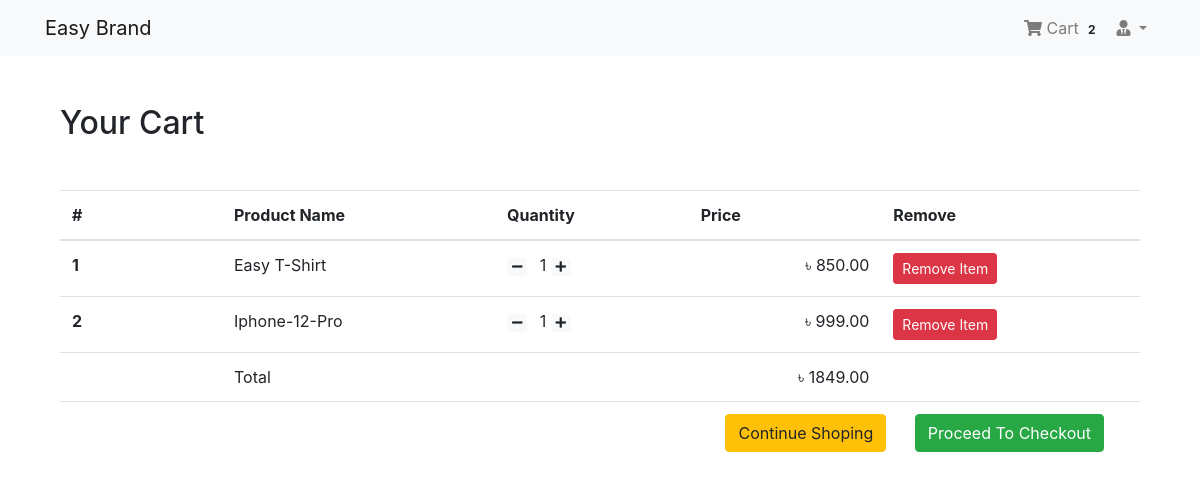
The app's page /shop/cart/ (signed in) with its own data.
### login_app/models.py (models this page shows, shortened)
class User(AbstractBaseUser, PermissionsMixin):
    email = models.EmailField(null=False, unique=True)
    is_staff = models.BooleanField(
        ugettext_lazy('staff status'),
        default = False,
        help_text = ugettext_lazy('Designets whether the user can log in this site')
        )
    is_active = models.BooleanField(
        ugettext_lazy('active'),
        default = True,
        help_text = ugettext_lazy('Designets whether this user should be treated is active. Unselect tis instead of deleted Accounts. ')
        )
    USERNAME_FIELD = 'email'
    object = MyUserManager()

### order_app/models.py (models this page shows, shortened)
class Order(models.Model):
    orderitems = models.ManyToManyField(Cart)
    user = models.ForeignKey(settings.AUTH_USER_MODEL, on_delete=models.CASCADE)
    ordered = models.BooleanField(default=False)
    created = models.DateTimeField(auto_now_add=True)
    paymentId = models.CharField(max_length=264, blank=True, null=True)
    orderId = models.CharField(max_length=264, blank=True, null=True)
    def get_totals(self):
        total = 0
        for order_item in self.orderitems.all():
            total += float(order_item.get_total())
        return total

class Cart(models.Model):
    user = models.ForeignKey(settings.AUTH_USER_MODEL, on_delete=models.CASCADE, related_name='cart')
    item = models.ForeignKey(Product, on_delete=models.CASCADE)
    quantity = models.IntegerField(default=1)
    purchase = models.BooleanField(default=False)
    created = models.DateTimeField(auto_now_add=True)
    updated = models.DateTimeField(auto_now=True)
    def get_total(self):
        total = self.item.price * self.quantity
        float_total = format(total, '0.2f')
        return float_total

### shop_app/models.py (models this page shows, shortened)
class Product(models.Model):
    mainimage = models.ImageField(upload_to='products')
    name = models.CharField(max_length=264)
    category = models.ForeignKey(Category,on_delete=models.CASCADE, related_name='category')
    preview_text = models.TextField(max_length=200, verbose_name='Preview_text')
    detail_text = models.TextField(max_length=1000, verbose_name = 'Description')
    price = models.FloatField()
    old_price = models.FloatField(default=0.00)
    created = models.DateTimeField(auto_now_add=True)
    class Meta:
        ordering = ['-created']

### order_app/views.py (the view)
# urls.py: path('cart/', views.cart_view, name='cart'),
@login_required
def cart_view(request):
    carts = Cart.objects.filter(user=request.user, purchase = False)
    orders = Order.objects.filter(user=request.user, ordered = False)
    if carts.exists() and orders.exists():
        order = orders[0]
        return render(request, 'order_app/cart.html', context={'carts': carts, 'order': order})
    else:
        messages.warning(request, "you don't have any item in your cart.")
        return redirect('shop_app:home')

### order_app/templatetags/cart_tag.py (called while the page is built)
@register.filter
def cart_total(user):
    order = Order.objects.filter(user=user, ordered = False)
    if order.exists():
        return order[0].orderitems.count()
    else:
        return 0

### templates/order_app/cart.html
{% extends 'base.html'%}
{% block body_block %}
<div class="container my-5">
  <div class="my-5">
    <h2>Your Cart</h2>
  </div>
  <table class="table table-hover">
    <thead>
      <tr>
        <th scope="col" width="15%">#</th>
        <th scope="col">Product Name</th>
        <th scope="col">Quantity</th>
        <th scope="col" align="right">Price</th>
        <th scope="col">Remove</th>
      </tr>
    </thead>
    <tbody>
      {% for cart in carts %}
        <tr>
          <th scope="row">{{ forloop.counter }}</th>
          <td>{{cart.item.name}}</td>
          <td>
            <a href="{% url 'order_app:decrease' pk=cart.item.pk%}" class="mr-2"><span class = "badge badge-light"><i class="fas fa-minus"></i></span></a>
            {{cart.quantity}}
            <a href="{% url 'order_app:increase' pk=cart.item.pk%}" class="mr-2"><span class = "badge badge-light"><i class="fas fa-plus"></i></span></a>
          </td>
          <td align="right">&#2547; {{cart.get_total}}</td>
          <td><a href="{% url 'order_app:remove' pk=cart.item.pk %}" class="btn btn-danger btn-sm">Remove Item</a></td>
        </tr>
      {% endfor %}
      <tr>
        <th scope="row"></th>
        <td colspan="2">Total</td>
        <td align="right">&#2547; {{order.get_totals | floatformat:2}}</td>
        <td></td>
      </tr>
      <tr>
        <th scope="row"></th>
        <td colspan="4" class="text-right">
          <a href="{% url 'shop_app:home'%}" class="btn btn-warning mr-4">Continue Shoping</a>
          <a href="{% url 'payment_app:checkout' %}" class="btn btn-success mr-4">Proceed To Checkout</a>
        </td>
      </tr>
    </tbody>
  </table>
</div>
{% endblock %}

### templates/nav.html (shortened to what this page needs)
{% load cart_tag %}
<nav class="navbar navbar-expand-lg navbar-light bg-light">
  <div class="container">
    <a href="{% url 'shop_app:home'%}" class="navbar-brand">Easy Brand</a>
<div class="collapse navbar-collapse" id="navbarNav">
  <ul class="navbar-nav ml-auto">
    {% if request.user.is_authenticated %}
    <li class="nav-item">
      <a href="{% url 'order_app:cart'%}" class="nav-link">
        <i class="fa fa-shopping-cart"></i> Cart
        <span class="badge badge-light">{{request.user | cart_total }}</span>
      </a>
    </li>
    <li class="nav-item dropdown">
      <a href="#" class="nav-link dropdown-toggle" id="navbarDropdown" role="button" data-toggle="dropdown" aria-haspopup="true" aria-expanded="false"><i class="fas fa-user-tie"></i> {{request.user.profile.username}}</a>
    </li>
    {%else%}
    <li class="nav-item">
      <a href="{% url 'login_app:login'%}" class="btn btn-primary">Login</a>
    </li>
    {%endif%}
  </ul>
</div>
  </div>
</nav>

### records on screen
User: user|cart_total "2"
Cart: item.name "Easy T-Shirt", quantity "1", get_total "850.00"
Cart: item.name "Iphone-12-Pro", quantity "1", get_total "999.00"
Order: get_totals "1849.00"
